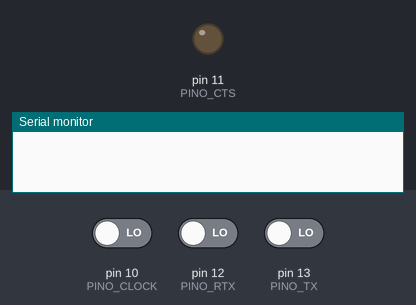
Recording of a sketch running on a simulated Arduino Uno, built with avr-gcc and run on an emulated ATmega328P. On the bench: output pins drawn as LEDs (lit = HIGH), the last lines printed to the serial monitor. The inputs (shaded band) are chosen by the test bench; at power-on: pin 12 (PINO_RTX) LOW, pin 10 (PINO_CLOCK) LOW, pin 13 (PINO_TX) LOW.

Above: at 1.2 s.
1.3 s: pin 12 (PINO_RTX) driven HIGH
At 2.4 s:
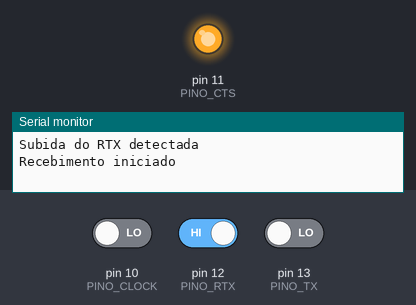
2.8 s: pin 10 (PINO_CLOCK) driven HIGH
Timing chart, 0 to 5.8 s (numbered marks = the images above; inputs shaded):
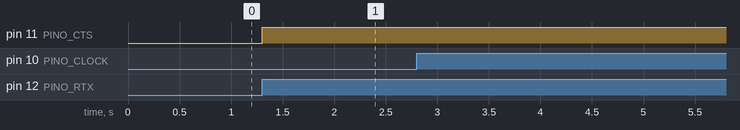

Measured:
- after the input at 1.3 s, pin 11 (PINO_CTS): LOW → HIGH at once

The sketch:

Serial.ino
```cpp
//RECEPTOR
#define PINO_RX 13
#define PINO_TX 13
#define BAUD_RATE 1
#define HALF_BAUD 1000/(2*BAUD_RATE)

#define PINO_RTX 12
#define PINO_CTS 11
#define PINO_CLOCK 10

//1 se for paridade par
#define paridade 1

#include "Temporizador.h"

// Calcula bit de paridade - Par ou impar
bool bitParidade(char dado){
  int ones = 0;
  for(int i = 0; i < 8; i++) {
    if ((dado >> i) & 1) {
      ones++;
    }
  }
  return ones % 2 == paridade;
}

// Rotina de interrupcao do timer1
// O que fazer toda vez que 1s passou?
ISR(TIMER1_COMPA_vect){
  //>>>> Codigo Aqui <<<<
}

// Executada uma vez quando o Arduino reseta
void setup(){
  //desabilita interrupcoes
  noInterrupts();
  // Configura porta serial (Serial Monitor - Ctrl + Shift + M)
  Serial.begin(9600);
  // Inicializa TX ou RX
  pinMode(PINO_RTX, INPUT);
  pinMode(PINO_CTS, OUTPUT);
  pinMode(PINO_CLOCK, INPUT);
  pinMode(PINO_TX, INPUT);

  digitalWrite(PINO_CTS, LOW);

  // Configura timer
  configuraTemporizador(BAUD_RATE);
  // habilita interrupcoes
  interrupts();
}

// O loop() eh executado continuamente (como um while(true))
void loop ( ) {
  if (digitalRead(PINO_RTX) == HIGH){
    Serial.println("Subida do RTX detectada");
    digitalWrite(PINO_CTS, HIGH);
    char incomingByte = 0;
    //FLAG DE ERRO
    bool ERRO = false;

    Serial.println("Recebimento iniciado");
    for(int i = 0; i < 11; i++) {


      //Espera uma borda de subida
      while(digitalRead(PINO_CLOCK) == HIGH) {;}
      while(digitalRead(PINO_CLOCK) == LOW) {;}
      Serial.println("Próximo bit");

      bool bit = digitalRead(PINO_TX) == HIGH;
      Serial.println(bit);

      if (i == 0){
        //Verifica o bit alto para inciar recebimento
        if(bit != true)
          i--;
      } else if (i >= 1 && i <= 8) {
        // Escreve no byte
        if (bit) {
          bitSet(incomingByte, i - 1);
        } else {
          bitClear(incomingByte, i - 1);
        }
      } else if (i == 9){
        //Verifica o bit de paridade
        if(bitParidade(incomingByte) != bit){
          Serial.println("Falha de paridade");
          ERRO = true;
        }
      } else if (i == 10){
        if(bit == true && ERRO == false){
          Serial.println("Caracter lido:");
          Serial.println(incomingByte);
        } else {
          Serial.println("Falha de sincronismo");
        }
      }
      if(digitalRead(PINO_RTX) == LOW) break;
    }
    while(digitalRead(PINO_RTX) == HIGH) {;}
    digitalWrite(PINO_CTS, LOW);
  }
}
```

Temporizador.h
```cpp
void configuraTemporizador(int baud_rate){
  int frequencia;
  frequencia = constrain(baud_rate,1,1500);
  //set timer1 interrupt
  TCCR1A = 0;// set entire TCCR1A register to 0
  TCCR1B = 0;// same for TCCR1B
  TCNT1  = 0;//initialize counter value to 0
  //OCR1A = contador;// = (16*10^6) / (10*1024) - 1 (must be <65536)
  OCR1A = ((16 * pow(10,6))/(1024*frequencia)) - 1;
  // turn on CTC mode (clear time on compare)
  TCCR1B |= (1 << WGM12);
  // Turn T1 off
  TCCR1B &= 0xF8;
  // Disable interrupts
  TIMSK1 = 0;
  TIFR1 = 0;
}

void iniciaTemporizador(){
  Serial.println("T1 iniciado");
  TCNT1 = 0;//initialize counter value to 0
  TIFR1 = 0;
  // enable timer compare interrupt
  TIMSK1 |= (1 << OCIE1A);
  // Set CS10 and CS12 bits for 1024 prescaler
  TCCR1B |= (1 << CS12) | (1 << CS10);
}

void paraTemporizador(){
  Serial.println("T1 parado");
    // Turn T1 off
  TCCR1B &= 0xF8;
  TIMSK1 = 0;
}
```
